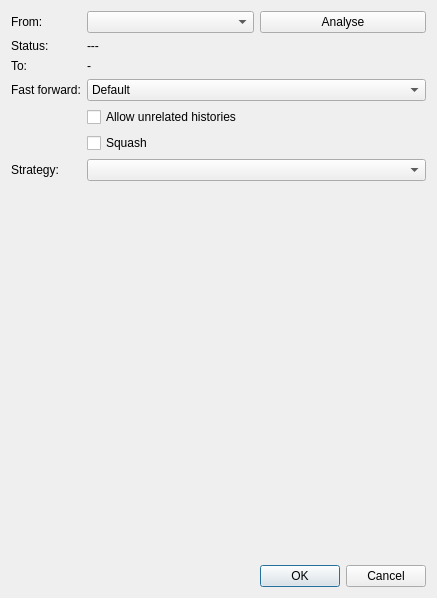
<?xml version="1.0" encoding="UTF-8"?>
<ui version="4.0">
 <class>MergeDialog</class>
 <widget class="QDialog" name="MergeDialog">
  <property name="geometry">
   <rect>
    <x>0</x>
    <y>0</y>
    <width>437</width>
    <height>598</height>
   </rect>
  </property>
  <property name="windowTitle">
   <string>Merge</string>
  </property>
  <layout class="QVBoxLayout" name="verticalLayout_2">
   <item>
    <layout class="QFormLayout" name="formLayout">
     <item row="0" column="0">
      <widget class="QLabel" name="label_2">
       <property name="text">
        <string>From:</string>
       </property>
      </widget>
     </item>
     <item row="6" column="0">
      <widget class="QLabel" name="label">
       <property name="text">
        <string>Strategy:</string>
       </property>
      </widget>
     </item>
     <item row="6" column="1">
      <widget class="QComboBox" name="comboBoxStrategy">
       <property name="whatsThis">
        <string>&lt;html&gt;&lt;head/&gt;&lt;body&gt;&lt;p&gt;The merge mechanism (git merge and git pull commands) allows the backend merge strategies to be chosen with -s option. Some strategies can also take their own options, which can be passed by giving -X&amp;lt;option&amp;gt; arguments to git merge and/or git pull.&lt;/p&gt;&lt;p&gt;&lt;a href=&quot;https://git-scm.com/docs/merge-strategies&quot;&gt;&lt;span style=&quot; text-decoration: underline; color:#2980b9;&quot;&gt;More information&lt;/span&gt;&lt;/a&gt;&lt;/p&gt;&lt;/body&gt;&lt;/html&gt;</string>
       </property>
      </widget>
     </item>
     <item row="2" column="0">
      <widget class="QLabel" name="label_3">
       <property name="text">
        <string>To:</string>
       </property>
      </widget>
     </item>
     <item row="2" column="1">
      <widget class="QLabel" name="labelToBranchName">
       <property name="text">
        <string>-</string>
       </property>
      </widget>
     </item>
     <item row="3" column="0">
      <widget class="QLabel" name="label_4">
       <property name="text">
        <string>Fast forward:</string>
       </property>
      </widget>
     </item>
     <item row="3" column="1">
      <widget class="QComboBox" name="comboBoxFastForward">
       <property name="whatsThis">
        <string>&lt;html&gt;&lt;head/&gt;&lt;body&gt;&lt;p&gt;Specifies how a merge is handled when the merged-in history is already a descendant of the current history.&lt;/p&gt;&lt;p&gt;&lt;br/&gt;&lt;/p&gt;&lt;p&gt;&lt;a href=&quot;https://git-scm.com/docs/git-merge#Documentation/git-merge.txt---ff&quot;&gt;&lt;span style=&quot; text-decoration: underline; color:#007af4;&quot;&gt;More information&lt;/span&gt;&lt;/a&gt;&lt;/p&gt;&lt;/body&gt;&lt;/html&gt;</string>
       </property>
       <item>
        <property name="text">
         <string>Default</string>
        </property>
       </item>
       <item>
        <property name="text">
         <string>Allow fast forward</string>
        </property>
       </item>
       <item>
        <property name="text">
         <string>Fast forward only</string>
        </property>
       </item>
       <item>
        <property name="text">
         <string>No fast forward</string>
        </property>
       </item>
      </widget>
     </item>
     <item row="4" column="1">
      <widget class="QCheckBox" name="checkBoxAllowUnrelatedHistories">
       <property name="whatsThis">
        <string>&lt;html&gt;&lt;head/&gt;&lt;body&gt;&lt;p&gt;By default, git merge command refuses to merge histories that do not share a common ancestor. This option can be used to override this safety when merging histories of two projects that started their lives independently. As that is a very rare occasion, no configuration variable to enable this by default exists and will not be added.&lt;/p&gt;&lt;p&gt;&lt;br/&gt;&lt;/p&gt;&lt;p&gt;&lt;a href=&quot;https://git-scm.com/docs/git-merge#Documentation/git-merge.txt---allow-unrelated-histories&quot;&gt;&lt;span style=&quot; text-decoration: underline; color:#007af4;&quot;&gt;More information&lt;/span&gt;&lt;/a&gt;&lt;/p&gt;&lt;/body&gt;&lt;/html&gt;</string>
       </property>
       <property name="text">
        <string>Allow unrelated histories</string>
       </property>
       <property name="tristate">
        <bool>true</bool>
       </property>
      </widget>
     </item>
     <item row="5" column="1">
      <widget class="QCheckBox" name="checkBoxSquash">
       <property name="whatsThis">
        <string>&lt;html&gt;&lt;head/&gt;&lt;body&gt;&lt;p&gt;Produce the working tree and index state as if a real merge happened (except for the merge information), but do not actually make a commit, move the HEAD, or record $GIT_DIR/MERGE_HEAD (to cause the next git commit command to create a merge commit). This allows you to create a single commit on top of the current branch whose effect is the same as merging another branch (or more in case of an octopus).&lt;/p&gt;&lt;p&gt;&lt;br/&gt;&lt;/p&gt;&lt;p&gt;&lt;a href=&quot;https://git-scm.com/docs/git-merge#Documentation/git-merge.txt---squash&quot;&gt;&lt;span style=&quot; text-decoration: underline; color:#007af4;&quot;&gt;More information&lt;/span&gt;&lt;/a&gt;&lt;/p&gt;&lt;/body&gt;&lt;/html&gt;</string>
       </property>
       <property name="text">
        <string>Squash</string>
       </property>
       <property name="tristate">
        <bool>true</bool>
       </property>
      </widget>
     </item>
     <item row="0" column="1">
      <layout class="QHBoxLayout" name="horizontalLayout_2">
       <item>
        <widget class="QComboBox" name="comboBoxBranchName"/>
       </item>
       <item>
        <widget class="QPushButton" name="pushButtonAnalyse">
         <property name="text">
          <string>Analyse</string>
         </property>
        </widget>
       </item>
      </layout>
     </item>
     <item row="1" column="0">
      <widget class="QLabel" name="label_6">
       <property name="text">
        <string>Status:</string>
       </property>
      </widget>
     </item>
     <item row="1" column="1">
      <widget class="QLabel" name="labelAnalyseResult">
       <property name="text">
        <string>---</string>
       </property>
      </widget>
     </item>
    </layout>
   </item>
   <item>
    <widget class="QStackedWidget" name="stackedWidget">
     <property name="currentIndex">
      <number>0</number>
     </property>
     <widget class="QWidget" name="pageEmpty"/>
     <widget class="QWidget" name="pageStrategyOrt">
      <layout class="QVBoxLayout" name="verticalLayout_3">
       <item>
        <widget class="QRadioButton" name="radioButtonDefault">
         <property name="text">
          <string>Default</string>
         </property>
         <property name="checked">
          <bool>true</bool>
         </property>
        </widget>
       </item>
       <item>
        <widget class="QRadioButton" name="radioButtonOurs">
         <property name="text">
          <string>Ours</string>
         </property>
        </widget>
       </item>
       <item>
        <widget class="QRadioButton" name="radioButtonTheirs">
         <property name="text">
          <string>Theirs</string>
         </property>
        </widget>
       </item>
       <item>
        <widget class="QCheckBox" name="checkBoxIgnoreSpaceChanges">
         <property name="whatsThis">
          <string>&lt;html&gt;&lt;head/&gt;&lt;body&gt;&lt;p&gt;Treats lines with the indicated type of whitespace change as unchanged for the sake of a three-way merge. Whitespace changes mixed with other changes to a line are not ignored. &lt;/p&gt;&lt;p&gt;&lt;br/&gt;&lt;/p&gt;&lt;p&gt;&lt;a href=&quot;https://git-scm.com/docs/git-merge#Documentation/git-merge.txt-ignore-space-change&quot;&gt;&lt;span style=&quot; text-decoration: underline; color:#007af4;&quot;&gt;More information&lt;/span&gt;&lt;/a&gt;&lt;/p&gt;&lt;/body&gt;&lt;/html&gt;</string>
         </property>
         <property name="text">
          <string>Ignore space change</string>
         </property>
        </widget>
       </item>
       <item>
        <widget class="QCheckBox" name="checkBoxIgnoreAllSpace">
         <property name="whatsThis">
          <string>&lt;html&gt;&lt;head/&gt;&lt;body&gt;&lt;p&gt;Treats lines with the indicated type of whitespace change as unchanged for the sake of a three-way merge. Whitespace changes mixed with other changes to a line are not ignored. &lt;/p&gt;&lt;p&gt;&lt;br/&gt;&lt;/p&gt;&lt;p&gt;&lt;a href=&quot;https://git-scm.com/docs/git-merge#Documentation/git-merge.txt-ignore-space-change&quot;&gt;&lt;span style=&quot; text-decoration: underline; color:#007af4;&quot;&gt;More information&lt;/span&gt;&lt;/a&gt;&lt;/p&gt;&lt;/body&gt;&lt;/html&gt;</string>
         </property>
         <property name="text">
          <string>Ignore all space</string>
         </property>
        </widget>
       </item>
       <item>
        <widget class="QCheckBox" name="checkBoxIgnoreSpaceAtEol">
         <property name="whatsThis">
          <string>&lt;html&gt;&lt;head/&gt;&lt;body&gt;&lt;p&gt;Treats lines with the indicated type of whitespace change as unchanged for the sake of a three-way merge. Whitespace changes mixed with other changes to a line are not ignored. &lt;/p&gt;&lt;p&gt;&lt;br/&gt;&lt;/p&gt;&lt;p&gt;&lt;a href=&quot;https://git-scm.com/docs/git-merge#Documentation/git-merge.txt-ignore-space-change&quot;&gt;&lt;span style=&quot; text-decoration: underline; color:#007af4;&quot;&gt;More information&lt;/span&gt;&lt;/a&gt;&lt;/p&gt;&lt;/body&gt;&lt;/html&gt;</string>
         </property>
         <property name="text">
          <string>Ignore space at eol</string>
         </property>
        </widget>
       </item>
       <item>
        <widget class="QCheckBox" name="checkBoxIgnoreCrAtEol">
         <property name="whatsThis">
          <string>&lt;html&gt;&lt;head/&gt;&lt;body&gt;&lt;p&gt;Treats lines with the indicated type of whitespace change as unchanged for the sake of a three-way merge. Whitespace changes mixed with other changes to a line are not ignored. &lt;/p&gt;&lt;p&gt;&lt;br/&gt;&lt;/p&gt;&lt;p&gt;&lt;a href=&quot;https://git-scm.com/docs/git-merge#Documentation/git-merge.txt-ignore-space-change&quot;&gt;&lt;span style=&quot; text-decoration: underline; color:#007af4;&quot;&gt;More information&lt;/span&gt;&lt;/a&gt;&lt;/p&gt;&lt;/body&gt;&lt;/html&gt;</string>
         </property>
         <property name="text">
          <string>Ignore cr at eol</string>
         </property>
        </widget>
       </item>
       <item>
        <widget class="QCheckBox" name="checkBoxRenormalize">
         <property name="whatsThis">
          <string>&lt;html&gt;&lt;head/&gt;&lt;body&gt;&lt;p&gt;This runs a virtual check-out and check-in of all three stages of a file when resolving a three-way merge. This option is meant to be used when merging branches with different clean filters or end-of-line normalization rules.&lt;/p&gt;&lt;p&gt;&lt;br/&gt;&lt;/p&gt;&lt;p&gt;&lt;a href=&quot;https://git-scm.com/docs/git-merge#Documentation/git-merge.txt-renormalize&quot;&gt;&lt;span style=&quot; text-decoration: underline; color:#007af4;&quot;&gt;More information&lt;/span&gt;&lt;/a&gt;&lt;/p&gt;&lt;/body&gt;&lt;/html&gt;</string>
         </property>
         <property name="text">
          <string>Renormalize</string>
         </property>
         <property name="tristate">
          <bool>true</bool>
         </property>
        </widget>
       </item>
      </layout>
     </widget>
     <widget class="QWidget" name="pageStrategyRecursive">
      <layout class="QFormLayout" name="formLayout_2">
       <item row="0" column="0">
        <widget class="QLabel" name="label_5">
         <property name="text">
          <string>Diff algorithm:</string>
         </property>
        </widget>
       </item>
       <item row="0" column="1">
        <widget class="QComboBox" name="comboBoxDiffAlgoritm">
         <property name="whatsThis">
          <string>&lt;html&gt;&lt;head/&gt;&lt;body&gt;&lt;p&gt;Use a different diff algorithm while merging, which can help avoid mismerges that occur due to unimportant matching lines (such as braces from distinct functions).&lt;/p&gt;&lt;p&gt;&lt;br/&gt;&lt;/p&gt;&lt;p&gt;&lt;a href=&quot;https://git-scm.com/docs/git-merge#Documentation/git-merge.txt-diff-algorithmpatienceminimalhistogrammyers&quot;&gt;&lt;span style=&quot; text-decoration: underline; color:#007af4;&quot;&gt;More information&lt;/span&gt;&lt;/a&gt;&lt;/p&gt;&lt;/body&gt;&lt;/html&gt;</string>
         </property>
        </widget>
       </item>
       <item row="1" column="1">
        <widget class="QCheckBox" name="checkBoxNoRenames">
         <property name="text">
          <string>Turn off rename detection</string>
         </property>
         <property name="tristate">
          <bool>true</bool>
         </property>
        </widget>
       </item>
       <item row="2" column="1">
        <spacer name="verticalSpacer_2">
         <property name="orientation">
          <enum>Qt::Orientation::Vertical</enum>
         </property>
         <property name="sizeHint" stdset="0">
          <size>
           <width>20</width>
           <height>40</height>
          </size>
         </property>
        </spacer>
       </item>
      </layout>
     </widget>
    </widget>
   </item>
   <item>
    <spacer name="verticalSpacer">
     <property name="orientation">
      <enum>Qt::Orientation::Vertical</enum>
     </property>
     <property name="sizeHint" stdset="0">
      <size>
       <width>20</width>
       <height>40</height>
      </size>
     </property>
    </spacer>
   </item>
   <item>
    <widget class="QDialogButtonBox" name="buttonBox">
     <property name="standardButtons">
      <set>QDialogButtonBox::StandardButton::Cancel|QDialogButtonBox::StandardButton::Ok</set>
     </property>
    </widget>
   </item>
  </layout>
 </widget>
 <tabstops>
  <tabstop>comboBoxStrategy</tabstop>
 </tabstops>
 <resources/>
 <connections>
  <connection>
   <sender>buttonBox</sender>
   <signal>rejected()</signal>
   <receiver>MergeDialog</receiver>
   <slot>reject()</slot>
   <hints>
    <hint type="sourcelabel">
     <x>201</x>
     <y>465</y>
    </hint>
    <hint type="destinationlabel">
     <x>227</x>
     <y>333</y>
    </hint>
   </hints>
  </connection>
  <connection>
   <sender>buttonBox</sender>
   <signal>accepted()</signal>
   <receiver>MergeDialog</receiver>
   <slot>accept()</slot>
   <hints>
    <hint type="sourcelabel">
     <x>121</x>
     <y>458</y>
    </hint>
    <hint type="destinationlabel">
     <x>56</x>
     <y>434</y>
    </hint>
   </hints>
  </connection>
 </connections>
</ui>
